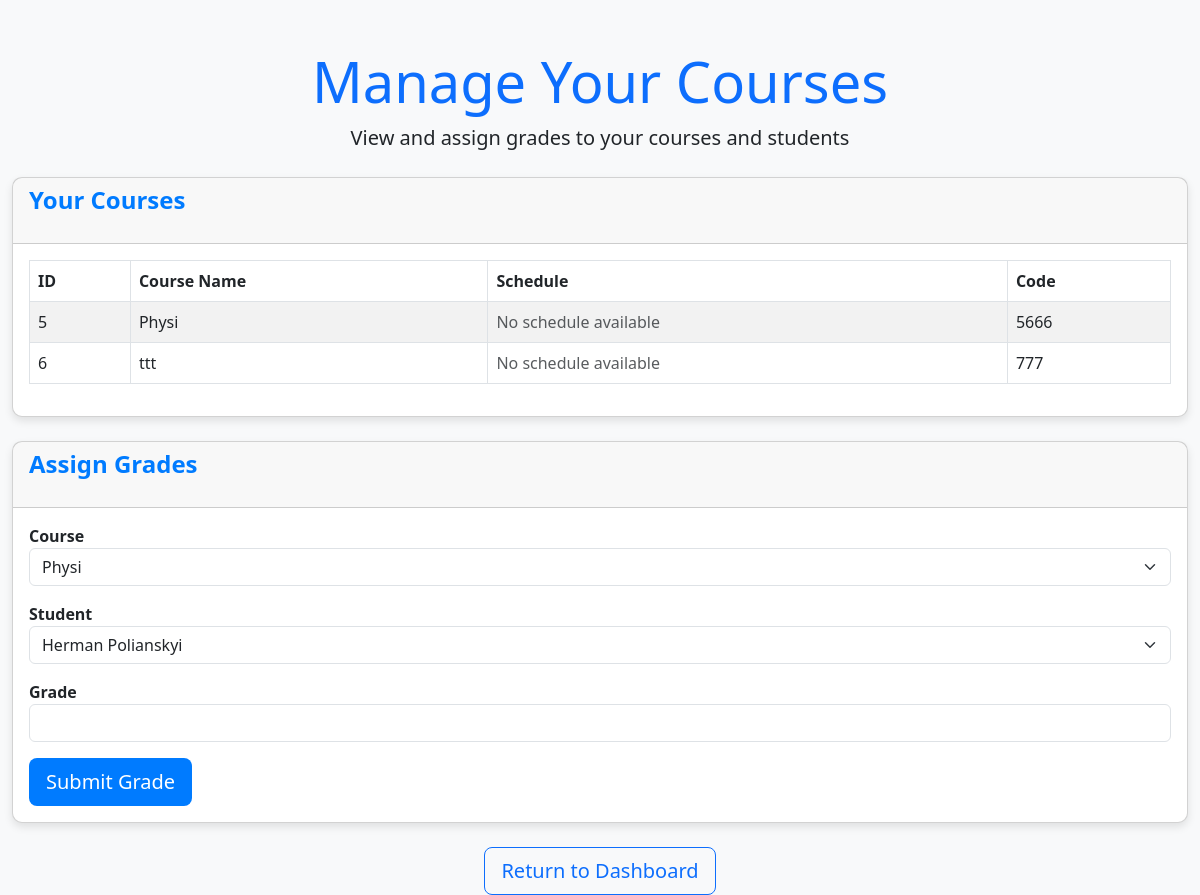
The page /teacher_page/teacher_courses (signed in) on the database its author committed.
### models.py (models this page shows)
class Course(db.Model):
    id = db.Column(db.Integer, primary_key=True)
    name = db.Column(db.String(150), nullable=False)
    code = db.Column(db.String(50), nullable=False, unique=True, index=True)
    teacher_id = db.Column(db.Integer, db.ForeignKey('teacher.id'), nullable=False)
    students = db.relationship('User', secondary='enrollment', back_populates='enrolled_courses')
    course_schedule = db.relationship('Schedule', back_populates='course', cascade="all, delete-orphan")

### app.py (the view, shortened to what this page needs)
@app.route('/teacher_page/teacher_courses', methods=['GET', 'POST'])
@login_required
def teacher_courses():
    if current_user.account_type == 'teacher':
        courses = Course.query.filter_by(teacher_id=current_user.id).all()
    else:
        courses = []
    courses = Course.query.filter_by(teacher_id=current_user.id).all()
    students = User.query.filter_by(account_type='user').all()
    return render_template('teacher_courses.html', courses=courses, students=students)

### app.py (called while the page is built)
@login_manager.user_loader
def load_user(user_id):
    user = User.query.get(int(user_id))
    if not user:
        user = Teacher.query.get(int(user_id))
    if not user:
        user = Admin.query.get(int(user_id))
    return user

### templates/teacher_courses.html (shortened to what this page needs)
<!DOCTYPE html>
<html lang="en">
<head>
    <link href="https://cdn.jsdelivr.net/npm/bootstrap@5.3.0/dist/css/bootstrap.min.css" rel="stylesheet">
</head>
<body>
<div class="container mt-5">
    <div class="text-center mb-4">
        <h1 class="display-4 text-primary">Manage Your Courses</h1>
        <p class="lead">View and assign grades to your courses and students</p>
    </div>
    <div class="card mb-4">
        <div class="card-header">
            <h2 class="section-title">Your Courses</h2>
        </div>
        <div class="card-body">
            <table class="table table-bordered table-striped">
                <thead>
                    <tr>
                        <th>ID</th>
                        <th>Course Name</th>
                        <th>Schedule</th>
                        <th>Code</th>
                    </tr>
                </thead>
                <tbody>
                    {% for course in courses %}
                    <tr>
                        <td>{{ course.id }}</td>
                        <td>{{ course.name }}</td>
                        <td class="course-schedule">
                            {% if course.course_schedule %}
                                {% for schedule in course.course_schedule %}
                                    <div>
                                        <span class="schedule-day">{{ schedule.day_of_week }}:</span>
                                        <span class="schedule-time">{{ schedule.start_time }} - {{ schedule.end_time }}</span>
                                    </div>
                                {% endfor %}
                            {% else %}
                                <span class="text-muted">No schedule available</span>
                            {% endif %}
                        </td>
                        <td>{{ course.code }}</td>
                    </tr>
                    {% endfor %}
                </tbody>
            </table>
        </div>
    </div>
    <div class="card">
        <div class="card-header">
            <h2 class="section-title">Assign Grades</h2>
        </div>
        <div class="card-body">
            <form method="POST">
                <div class="form-group mb-3">
                    <label for="course_id">Course</label>
                    <select name="course_id" class="form-select" required>
                        {% for course in courses %}
                            <option value="{{ course.id }}"> {% if selected_course == course.id %}selected{% endif %} {{ course.name }}
                            </option>
                        {% endfor %}
                    </select>
                </div>
                <div class="form-group mb-3">
                    <label for="user_id">Student</label>
                    <select name="user_id" class="form-select" required>
                            {% for selected_course in courses %}
                                {% for user in students %}
                                    <option value="{{ user.id }}">{{ user.first_name }} {{ user.last_name }}</option>
                                {% endfor %}
                            {% endfor %}
                    </select>
                </div>
                <div class="form-group mb-3">
                    <label for="grade">Grade</label>
                    <input type="text" name="grade" class="form-control" required>
                </div>
                <button type="submit" class="btn btn-custom btn-lg">Submit Grade</button>
            </form>
        </div>
    </div>
    <div class="text-center mt-4">
        <a href="{{ url_for('teacher_page') }}" class="btn btn-outline-primary btn-lg">Return to Dashboard</a>
    </div>
</div>
</body>
</html>

### templates/teacher_courses.html (style rules this page uses)
body { background-color: #f8f9fa; }
.container { max-width: 1200px; }
.table thead { background-color: #007bff; color: white; }
.form-group label { font-weight: bold; }
.btn-custom { background-color: #007bff; color: white; }
.section-title { font-size: 1.5rem; font-weight: bold; color: #007bff; margin-bottom: 20px; }
.card { border-radius: 10px; box-shadow: 0 4px 8px rgba(0, 0, 0, 0.1); }

### rows shown on the page
Course: id "5", name "Physi", code "5666"
Course: id "6", name "ttt", code "777"

### other values the page prints
form field course_id "Physi"
form field user_id "Herman Polianskyi"
